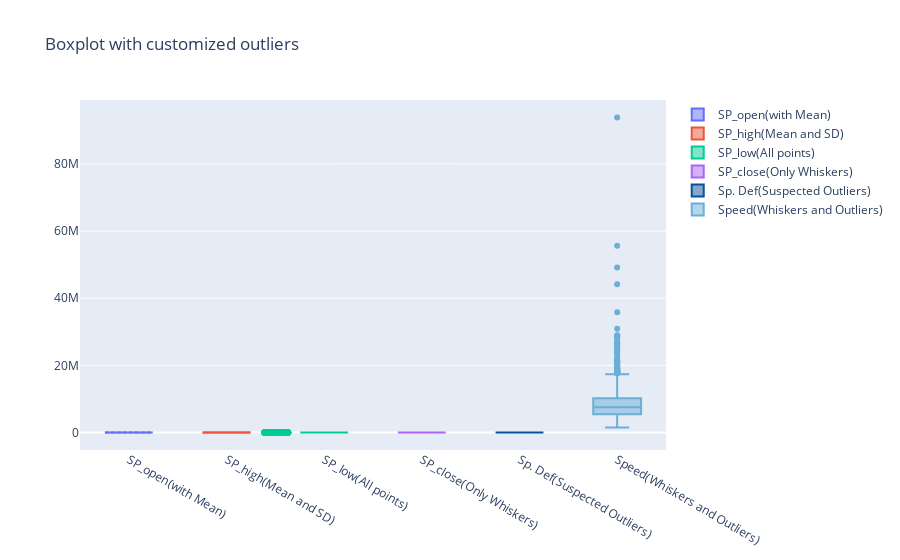

The notebook cell saved with this chart:
### Code cell
trace0 = go.Box(
    y=df["SP_open"],
    boxmean = True,
    name="SP_open(with Mean)"
)
trace1 = go.Box(
    y=df["SP_high"],
    boxmean = 'sd',
    name="SP_high(Mean and SD)"
)
trace2 = go.Box(
    y=df["SP_low"],
    jitter = 0.5,
    pointpos = -2,
    boxpoints = 'all',
    name = "SP_low(All points)"
)
trace3 = go.Box(
    y=df["SP_close"],
    boxpoints = False,
    name = "SP_close(Only Whiskers)"
)
trace4 = go.Box(
    y=df["SP_Ajclose"],
    boxpoints = 'suspectedoutliers',
    marker = dict(
        outliercolor = 'rgba(219, 64, 82, 0.6)',
        line = dict(
            outliercolor = 'rgba(219, 64, 82, 0.6)',
            outlierwidth = 2)),
    line = dict(
        color = 'rgb(8,81,156)'),
    name = "Sp. Def(Suspected Outliers)"
)
trace5 = go.Box(
    y=df["Volume"],
    boxpoints = 'outliers',
    line = dict(
        color = 'rgb(107,174,214)'),
    name = "Speed(Whiskers and Outliers)"
)

layout = go.Layout(
    title = "Boxplot with customized outliers"
)
data = [trace0, trace1, trace2, trace3, trace4, trace5]
fig = go.Figure(data=data,layout=layout)
iplot(fig, filename = "Customized Boxplot")

### Figure 1 — Plotly figure (JSON) as saved in the notebook; plotly's stock layout.template omitted (floating-point values rounded to 4 significant figures; data arrays with more than 128 entries replaced by an {"elided": "..."} marker saying what was removed)
{"data": [{"boxmean": true, "name": "SP_open(with Mean)", "type": "box", "y": {"elided": "1718 float values"}}, {"boxmean": "sd", "name": "SP_high(Mean and SD)", "type": "box", "y": {"elided": "1718 float values"}}, {"boxpoints": "all", "jitter": 0.5, "name": "SP_low(All points)", "pointpos": -2, "type": "box", "y": {"elided": "1718 float values"}}, {"boxpoints": false, "name": "SP_close(Only Whiskers)", "type": "box", "y": {"elided": "1718 float values"}}, {"boxpoints": "suspectedoutliers", "line": {"color": "rgb(8,81,156)"}, "marker": {"line": {"outliercolor": "rgba(219, 64, 82, 0.6)", "outlierwidth": 2}, "outliercolor": "rgba(219, 64, 82, 0.6)"}, "name": "Sp. Def(Suspected Outliers)", "type": "box", "y": {"elided": "1718 float values"}}, {"boxpoints": "outliers", "line": {"color": "rgb(107,174,214)"}, "name": "Speed(Whiskers and Outliers)", "type": "box", "y": {"elided": "1718 int values"}}], "layout": {"autosize": true, "title": {"text": "Boxplot with customized outliers"}, "xaxis": {"autorange": true, "range": [-0.5, 5.5], "type": "category"}, "yaxis": {"autorange": true, "range": [-5211000.0, 99020000.0], "type": "linear"}}}
